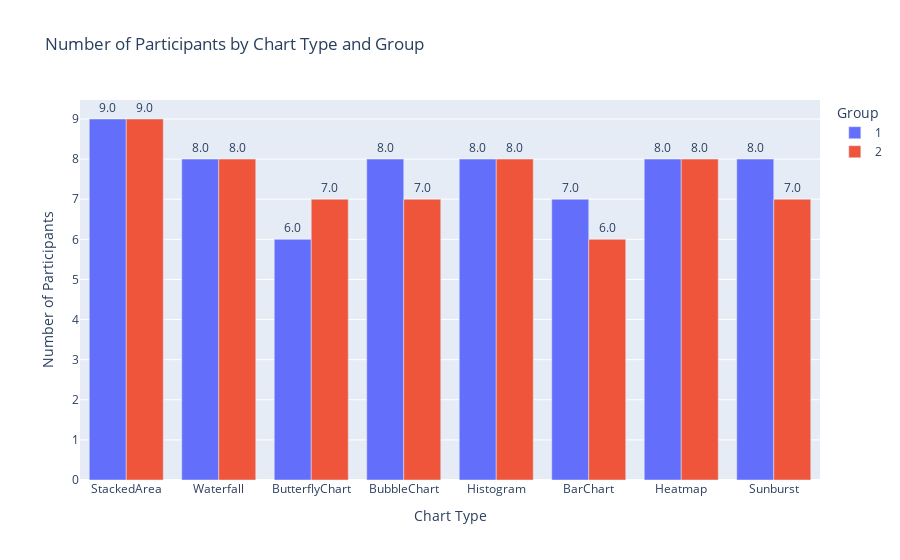

The notebook cell saved with this chart:
### Code cell
# Task 3: Count the number of participants by Chart Type and Group
grouped_data = data.groupby(['ChartType', 'Group']).size().reset_index(name='count')

# Define the desired order for the Chart Types
desired_order = ['StackedArea', 'Waterfall', 'ButterflyChart', 'BubbleChart', 
                 'Histogram', 'BarChart', 'Heatmap', 'Sunburst']

# Ensure 'ChartType' in the DataFrame follows the desired order
grouped_data['ChartType'] = pd.Categorical(grouped_data['ChartType'], categories=desired_order, ordered=True)
grouped_data = grouped_data.sort_values('ChartType')

# Create a bar plot, grouping by ChartType and coloring by Group
fig = px.bar(grouped_data, x='ChartType', y='count', color='Group',
             title="Number of Participants by Chart Type and Group",
             labels={"ChartType": "Chart Type", "count": "Number of Participants", "Group": "Group"},
             barmode='group',  # 'group' makes bars side by side for each ChartType
             text='count')  # Add values on top of bars

# Update layout for better appearance of text on top of groups
fig.update_traces(texttemplate='%{text:.2s}', textposition='outside')
fig.show()

### Figure 1 — Plotly figure (JSON) as saved in the notebook; plotly's stock layout.template omitted (floating-point values rounded to 4 significant figures)
{"data": [{"alignmentgroup": "True", "hovertemplate": "Group=1<br>Chart Type=%{x}<br>Number of Participants=%{text}<extra></extra>", "legendgroup": "1", "marker": {"color": "#636efa", "pattern": {"shape": ""}}, "name": "1", "offsetgroup": "1", "orientation": "v", "showlegend": true, "text": [9, 8, 6, 8, 8, 7, 8, 8], "textposition": "outside", "texttemplate": "%{text:.2s}", "type": "bar", "x": ["StackedArea", "Waterfall", "ButterflyChart", "BubbleChart", "Histogram", "BarChart", "Heatmap", "Sunburst"], "xaxis": "x", "y": [9, 8, 6, 8, 8, 7, 8, 8], "yaxis": "y"}, {"alignmentgroup": "True", "hovertemplate": "Group=2<br>Chart Type=%{x}<br>Number of Participants=%{text}<extra></extra>", "legendgroup": "2", "marker": {"color": "#EF553B", "pattern": {"shape": ""}}, "name": "2", "offsetgroup": "2", "orientation": "v", "showlegend": true, "text": [9, 8, 7, 7, 8, 6, 8, 7], "textposition": "outside", "texttemplate": "%{text:.2s}", "type": "bar", "x": ["StackedArea", "Waterfall", "ButterflyChart", "BubbleChart", "Histogram", "BarChart", "Heatmap", "Sunburst"], "xaxis": "x", "y": [9, 8, 7, 7, 8, 6, 8, 7], "yaxis": "y"}], "layout": {"barmode": "group", "legend": {"title": {"text": "Group"}, "tracegroupgap": 0}, "title": {"text": "Number of Participants by Chart Type and Group"}, "xaxis": {"anchor": "y", "domain": [0, 1], "title": {"text": "Chart Type"}}, "yaxis": {"anchor": "x", "domain": [0, 1], "title": {"text": "Number of Participants"}}}}
